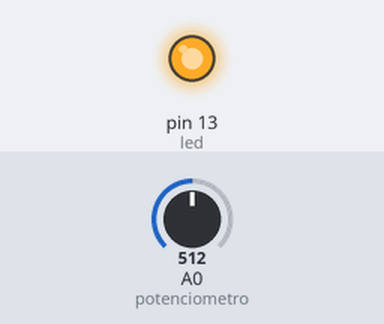
The sketch below on a simulated Arduino Uno, built with avr-gcc and run on an emulated ATmega328P. Shown: output pins drawn as LEDs (lit = HIGH). Inputs (shaded band) come from the test bench; at power-on: A0 (potenciometro) = 512.

Above: at 1.2 s.
1.3 s: A0 (potenciometro) set to 488
At 2.2 s:
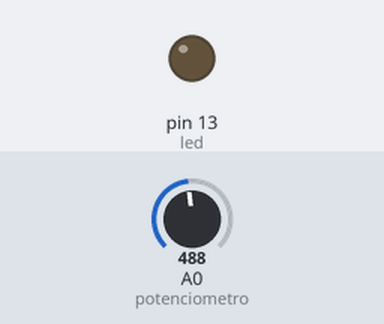
2.8 s: A0 (potenciometro) set to 510
At 3.4 s:
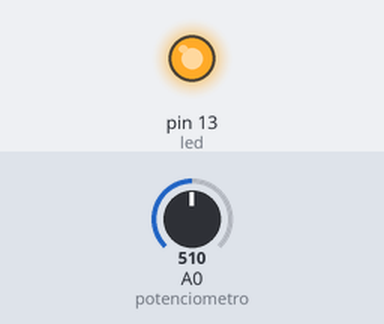
4.3 s: A0 (potenciometro) set to 490
At 5.7 s:
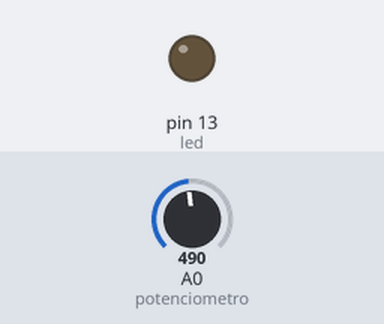
Timing chart, 0 to 7.3 s (numbered marks = the images above; inputs shaded):
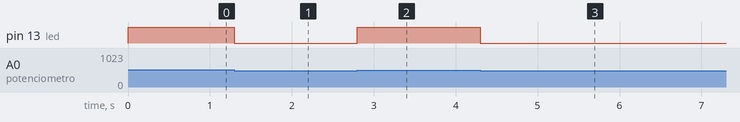

The sketch:

codigo_fonte.ino
```cpp
/*
  Curso de Extensao: Programando para IoT com Arduino – Basico
  Professor:         Dr. Orlewilson Bentes Maia
  Data Criacao:      03/12/2016
  Data Atualizao:    05/09/2017
  Descricao:         Utilizando potenciometro para ligar/desligar LED (exemplo 03)
*/

// Porta digital no qual sera colocado um LED para ser ligado e desligado
int led = 13;

// Porta analogica no qual sera lido o valor do potenciometro
int potenciometro = A0;

// Variavel para armazenar o valor lido do potenciometro
int valorPotenciometro = 0;

// Funcao para ligar o LED
void ligarLed(){
  digitalWrite(led, HIGH);
}

// Funcao para desligar o LED
void desligarLed(){
  digitalWrite(led, LOW);
}


// Funcao para configurar o Arduino
void setup() {

  // Indica qual porta digital sera utilizada como saida (ligar/desligar um LED)
  pinMode(led, OUTPUT);
}

// Funcao principal do Arduino que ficara em loop infinito
void loop() {


  // ler o valor atual do potenciometro
  // o valor varia entre 0 e 1023
  valorPotenciometro = analogRead(potenciometro);

  // se o valor for maior que 500, ligara o LED
  if (valorPotenciometro > 500){
    ligarLed();
  } else {
    desligarLed();
  }
}
```

Measured:
- the behaviour switches between 501 and 500 on A0 (potenciometro) (found by bisection; images 0 and 1)
- after the input at 1.3 s, pin 13 (led): HIGH → LOW at once
- after the input at 2.8 s, pin 13 (led): LOW → HIGH at once
- after the input at 4.3 s, pin 13 (led): HIGH → LOW at once
